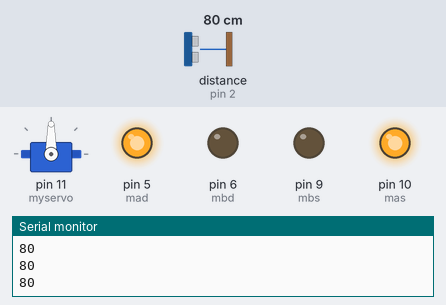
A sketch run on a simulated Arduino Uno, built with avr-gcc and run on an emulated ATmega328P. Parts: servo, output pins drawn as LEDs (lit = HIGH), the last lines printed to the serial monitor. Inputs (shaded band) come from the test bench; at power-on: distance to the obstacle (sensor on pin 2) 80 cm. The echo pulse lasts 58.3 µs per cm.

Above: at 1.2 s.
1.3 s: distance to the obstacle (sensor on pin 2) set to 11 cm
3.2 s: distance to the obstacle (sensor on pin 2) set to 8 cm
At 4.7 s:
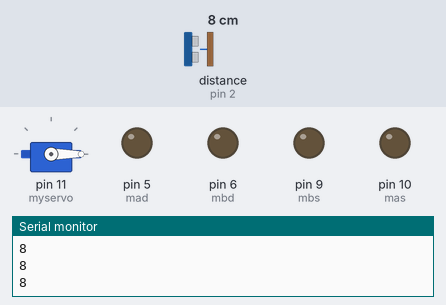
6.2 s: distance to the obstacle (sensor on pin 2) set to 18 cm
At 7.5 s:
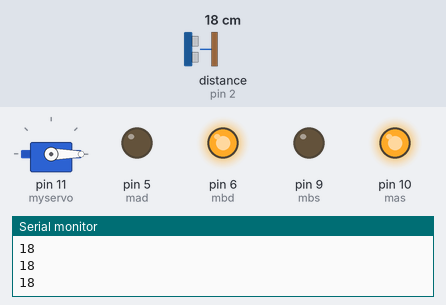
9.2 s: distance to the obstacle (sensor on pin 2) set to 2 cm
At 11.4 s:
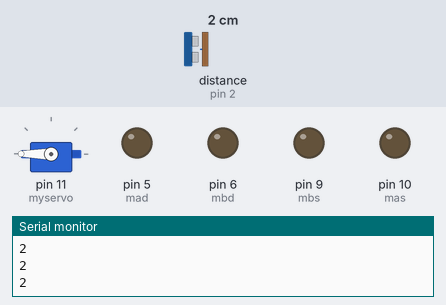
12.2 s: distance to the obstacle (sensor on pin 2) set to 35 cm
At 15.4 s:
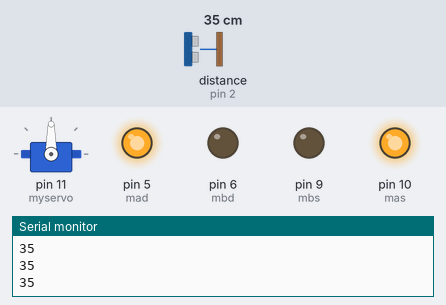
Timing chart, 0 to 16.2 s (numbered marks = the images above; inputs shaded):
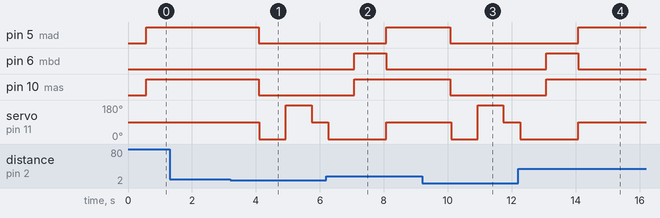

Measured:
- the behaviour switches between 10 and 9 cm on distance to the obstacle (sensor on pin 2) (found by bisection; images 0 and 1)
- after the input at 3.2 s, pin 5 (mad), pin 10 (mas): HIGH → LOW after 0.88 s; servo on pin 11 (myservo): 90° → 0° after 0.91 s, → 180° 0.83 s later, → 90° 0.81 s later
- after the input at 6.2 s, pin 5 (mad): LOW → HIGH after 1.9 s; pin 6 (mbd): LOW → HIGH after 0.88 s, → LOW 1.0 s later; pin 10 (mas): LOW → HIGH after 0.88 s
- after the input at 9.2 s, pin 5 (mad), pin 10 (mas): HIGH → LOW after 0.88 s; servo on pin 11 (myservo): 90° → 0° after 0.91 s, → 180° 0.83 s later, → 90° 0.80 s later
- after the input at 12.2 s, pin 5 (mad): LOW → HIGH after 1.9 s; pin 6 (mbd): LOW → HIGH after 0.88 s, → LOW 1.0 s later; pin 10 (mas): LOW → HIGH after 0.88 s

The sketch:

Prova_2_Robotselfcar.ino
```cpp
#include <Servo.h>
#include <HCSR04.h>


#define trig 3 //Trigger Ultrasuoni
#define echo 2 //Echo Ultrasuoni

//Motore Destro
const int mad  = 5;  // Pin 14 of L293
const int mbd  = 6;  // Pin 10 of L293
//Motor Sinistro
const int mas  = 10; // Pin  7 of L293
const int mbs  = 9;  // Pin  2 of L293

HCSR04 hc = HCSR04(trig, echo);
long a;
Servo myservo;

int i;

void setup() {
  myservo.attach(11);
  myservo.write(90);

  pinMode(mad, OUTPUT) ;
  pinMode(mbd, OUTPUT) ;
  pinMode(mas, OUTPUT) ;
  pinMode(mbs, OUTPUT) ;
  Serial.begin(9600);
  delay(60);
}

void loop() {

  a = hc.dist();
  Serial.println(a);

  myservo.write(90);

  delay(500);

  if (a > 10) {
    drive_forward();
  } else if (a < 10) {
    motor_stop();
    myservo.write(0);
    a = hc.dist();
    Serial.println(a);
    delay(200);
    a = hc.dist();
    Serial.println(a);
    delay(200);
    a = hc.dist();
    Serial.println(a);
    delay(200);
    a = hc.dist();
    Serial.println(a);
    delay(200);
    if (a > 10) {
        turn_right();
        delay(1000);
      drive_forward();
    } else if (a < 10) {
      motor_stop();
      myservo.write(180);
      a = hc.dist();
      Serial.println(a);
      delay(200);
      a = hc.dist();
      Serial.println(a);
      delay(200);
      a = hc.dist();
      Serial.println(a);
      delay(200);
      a = hc.dist();
      Serial.println(a);
      delay(200);
      if (a > 10) {

          turn_left();
          delay(1000);
         drive_forward();
      }
    }

  }
}
//-------------------------//||\\-------------------------\\

void motor_stop() {
  digitalWrite(mas, LOW);
  digitalWrite(mbs, LOW);
  digitalWrite(mad, LOW);
  digitalWrite(mbd, LOW);
  delay(25);
}
void drive_forward() {
  digitalWrite(mas, HIGH);
  digitalWrite(mbs, LOW);
  digitalWrite(mad, HIGH);
  digitalWrite(mbd, LOW);
}
void drive_backward() {
  digitalWrite(mas, LOW);
  digitalWrite(mbs, HIGH);
  digitalWrite(mad, LOW);
  digitalWrite(mbd, HIGH);
}
void turn_left() {
  digitalWrite(mas, LOW);
  digitalWrite(mbs, HIGH);
  digitalWrite(mad, HIGH);
  digitalWrite(mbd, LOW);
}
void turn_right() {
  digitalWrite(mas, HIGH);
  digitalWrite(mbs, LOW);
  digitalWrite(mad, LOW);
  digitalWrite(mbd, HIGH);
}
```
